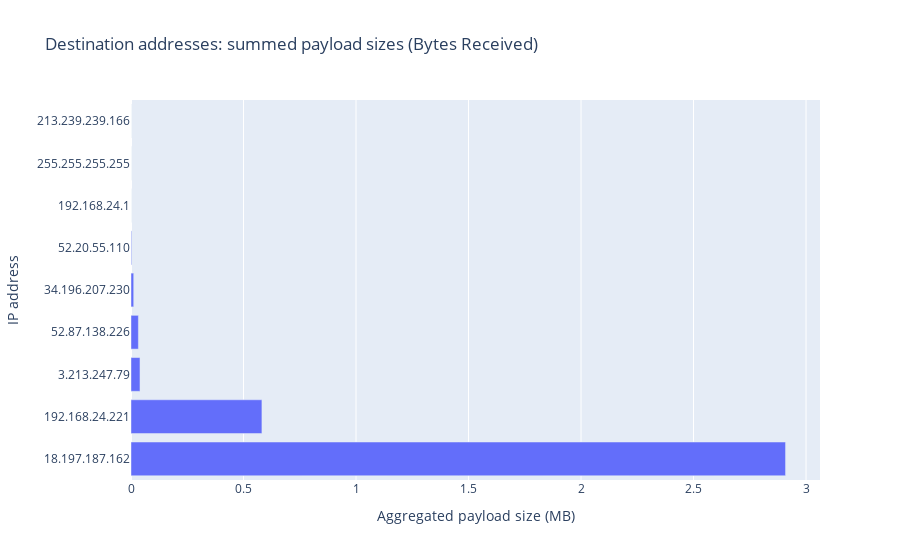

Notebook code for this chart:
### Code cell
fig = px.bar(
  destination_addresses, 
  x="size", 
  y="IP_dst", 
  # log_x=True,
  # color="size", 
  template="plotly", 
  title="Destination addresses: summed payload sizes (Bytes Received)",
  orientation='h',
  labels={
        "IP_dst": "IP address",
        "size": "Aggregated payload size (MB)",
      },
  )
fig.show()

### Figure 1 — Plotly figure (JSON) as saved in the notebook; plotly's stock layout.template omitted (floating-point values rounded to 4 significant figures)
{"data": [{"alignmentgroup": "True", "hovertemplate": "Aggregated payload size (MB)=%{x}<br>IP address=%{y}<extra></extra>", "legendgroup": "", "marker": {"color": "#636efa", "pattern": {"shape": ""}}, "name": "", "offsetgroup": "", "orientation": "h", "showlegend": false, "textposition": "auto", "type": "bar", "x": [2.909, 0.5819, 0.0399, 0.03286, 0.01205, 0.002794, 1.144e-05, 4.768e-06, 9.537e-07], "xaxis": "x", "y": ["18.197.187.162", "192.168.24.221", "3.213.247.79", "52.87.138.226", "34.196.207.230", "52.20.55.110", "192.168.24.1", "255.255.255.255", "213.239.239.166"], "yaxis": "y"}], "layout": {"barmode": "relative", "legend": {"tracegroupgap": 0}, "title": {"text": "Destination addresses: summed payload sizes (Bytes Received)"}, "xaxis": {"anchor": "y", "domain": [0, 1], "title": {"text": "Aggregated payload size (MB)"}}, "yaxis": {"anchor": "x", "domain": [0, 1], "title": {"text": "IP address"}}}}
